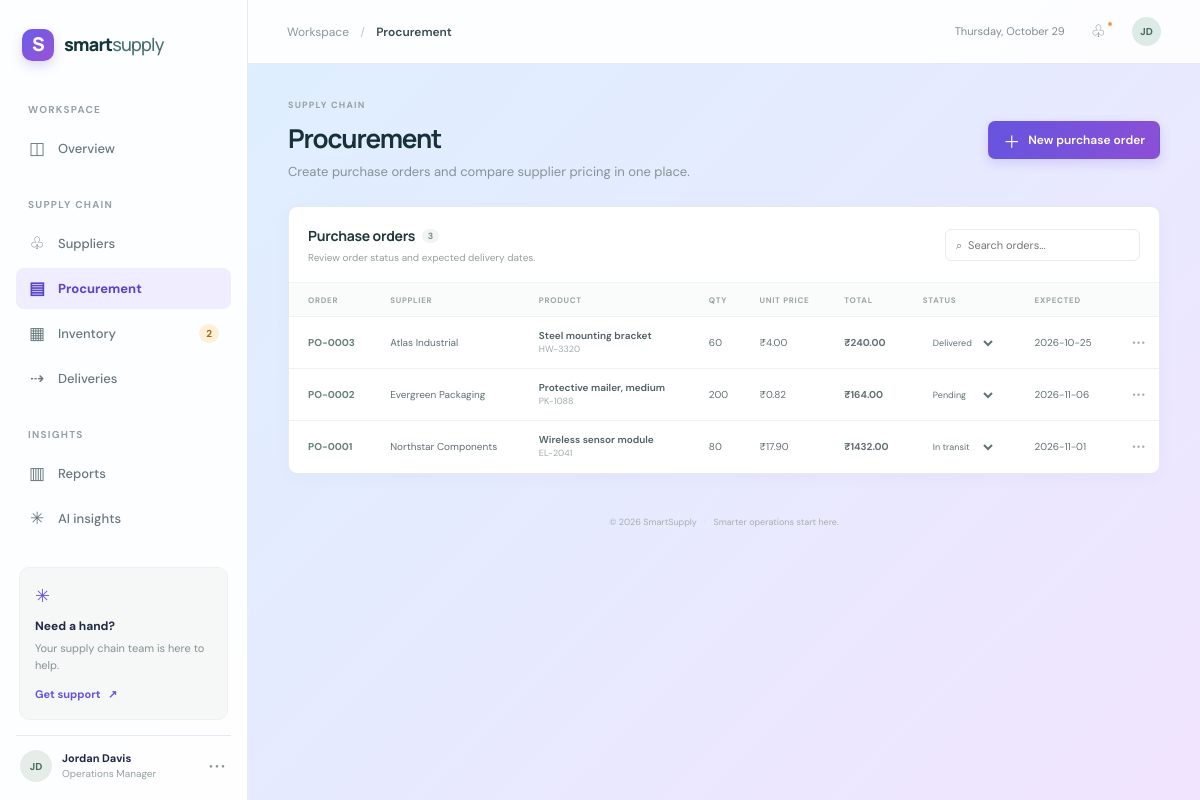
The page /procurement on the database its author committed.
### tables this page shows
CREATE TABLE purchase_orders (
            id INTEGER PRIMARY KEY AUTOINCREMENT, supplier_id INTEGER REFERENCES suppliers(id) ON DELETE SET NULL,
            product_id INTEGER REFERENCES products(id) ON DELETE SET NULL,
            quantity INTEGER NOT NULL, unit_price REAL NOT NULL, status TEXT NOT NULL DEFAULT 'Pending',
            order_date TEXT NOT NULL, expected_date TEXT NOT NULL
        );

CREATE TABLE suppliers (
            id INTEGER PRIMARY KEY AUTOINCREMENT, name TEXT NOT NULL,
            contact TEXT NOT NULL DEFAULT '', email TEXT NOT NULL DEFAULT '',
            category TEXT NOT NULL DEFAULT '', status TEXT NOT NULL DEFAULT 'Active'
        );

CREATE TABLE products (
            id INTEGER PRIMARY KEY AUTOINCREMENT, name TEXT NOT NULL,
            sku TEXT NOT NULL UNIQUE, category TEXT NOT NULL DEFAULT '',
            supplier_id INTEGER REFERENCES suppliers(id) ON DELETE SET NULL,
            stock INTEGER NOT NULL DEFAULT 0, reorder_level INTEGER NOT NULL DEFAULT 10,
            unit_price REAL NOT NULL DEFAULT 0
        );

### app.py (the view, shortened to what this page needs)
@app.route("/procurement", methods=["GET", "POST"])
def procurement():
    db = get_db()
    orders = db.execute("SELECT po.*,s.name supplier,p.name product,p.sku FROM purchase_orders po LEFT JOIN suppliers s ON s.id=po.supplier_id LEFT JOIN products p ON p.id=po.product_id ORDER BY po.id DESC").fetchall()
    suppliers = db.execute("SELECT id,name FROM suppliers WHERE status='Active' ORDER BY name").fetchall()
    products = db.execute("SELECT id,name,sku,unit_price,supplier_id FROM products ORDER BY name").fetchall()
    return render_template("procurement.html", orders=orders, suppliers=suppliers, products=products)

### app.py (called while the page is built)
def get_db():
    if "db" not in g:
        g.db = sqlite3.connect(DATABASE)
        g.db.row_factory = sqlite3.Row
        g.db.execute("PRAGMA foreign_keys = ON")
    return g.db

def configured_openai_key():
    key = os.getenv("OPENAI_API_KEY", "").strip()
    return key if key and key != "your_openai_api_key_here" else ""

@app.context_processor
def inject_counts():
    db = get_db()
    low = db.execute("SELECT COUNT(*) FROM products WHERE stock <= reorder_level").fetchone()[0]
    return {"low_stock_count": low, "year": date.today().year, "now_label": datetime.now().strftime("%A, %B %-d") if os.name != "nt" else datetime.now().strftime("%A, %B %#d"), "ai_enabled": bool(configured_openai_key())}

### templates/procurement.html (shortened to what this page needs)
{% extends 'base.html' %}{% block title %}Procurement{% endblock %}{% block crumb %}Procurement{% endblock %}{% block content %}
<section class="page-heading"><div><div class="eyebrow">SUPPLY CHAIN</div><h1>Procurement</h1><p>Create purchase orders and compare supplier pricing in one place.</p></div><button class="button button-primary" data-modal="order-modal"><span>＋</span> New purchase order</button></section>
<section class="panel data-panel"><div class="panel-heading"><div><h2>Purchase orders <span class="count-pill">{{ orders|length }}</span></h2><p>Review order status and expected delivery dates.</p></div><input class="search-input" data-table-search placeholder="⌕  Search orders..." aria-label="Search purchase orders"></div><div class="table-wrap"><table data-search-table><thead><tr><th>ORDER</th><th>SUPPLIER</th><th>PRODUCT</th><th>QTY</th><th>UNIT PRICE</th><th>TOTAL</th><th>STATUS</th><th>EXPECTED</th><th></th></tr></thead><tbody>{% for o in orders %}<tr><td class="order-id">PO-{{ '%04d'|format(o.id) }}</td><td>{{ o.supplier or '—' }}</td><td><div class="product-cell">{{ o.product or 'Product removed' }}<small>{{ o.sku or '' }}</small></div></td><td>{{ o.quantity }}</td><td>&#8377;{{ '%.2f'|format(o.unit_price) }}</td><td><strong>&#8377;{{ '%.2f'|format(o.quantity*o.unit_price) }}</strong></td><td><form class="inline-status" method="post" action="{{ url_for('update_order_status',order_id=o.id) }}"><select name="status" aria-label="Order status" onchange="this.form.submit()"><option {% if o.status=='Pending' %}selected{% endif %}>Pending</option><option {% if o.status=='In transit' %}selected{% endif %}>In transit</option><option {% if o.status=='Delivered' %}selected{% endif %}>Delivered</option><option {% if o.status=='Cancelled' %}selected{% endif %}>Cancelled</option></select></form></td><td>{{ o.expected_date }}</td><td class="row-more">•••</td></tr>{% else %}<tr><td colspan="9" class="empty">No purchase orders yet. Create one to begin procurement tracking.</td></tr>{% endfor %}</tbody></table></div></section>
{% endblock %}

### static/style.css (style rules this page uses)
:root { --ink:#172c33;--muted:#77868a;--line:#e9eeee;--canvas:#f7f9f8;--teal:#087f72;--teal-dark:#066d63;--mint:#e7f4f0;--sans:'DM Sans',sans-serif;--display:'Manrope',sans-serif }
* { box-sizing:border-box }
body { margin:0;background:var(--canvas);color:var(--ink);font-family:var(--sans);font-size:14px;line-height:1.5 }
.workspace-label,.nav-section,.eyebrow { font-size:10px;letter-spacing:1.25px;font-weight:700;color:#95a2a3 }
.page-heading { display:flex;justify-content:space-between;align-items:center;margin-bottom:25px }
.page-heading h1 { font-family:var(--display);font-size:26px;letter-spacing:-1.1px;margin:6px 0 4px;font-weight:700;color:#173137 }
.page-heading p { color:#869295;margin:0;font-size:13px }
.eyebrow { font-size:9px;letter-spacing:1.2px }
.button { height:38px;border-radius:7px;padding:0 14px;display:inline-flex;align-items:center;justify-content:center;gap:8px;font-family:var(--sans);font-size:12px;font-weight:600;text-decoration:none;cursor:pointer;border:1px solid transparent;transition:.16s }
.button-primary { background:var(--teal);color:white;box-shadow:0 2px 4px #0c796519 }
.button-primary>span { font-size:17px;font-weight:400 }
.panel { background:#fff;border:1px solid var(--line);border-radius:9px;box-shadow:0 2px 5px #203a350d;min-width:0 }
.panel-heading { padding:18px 19px 14px;display:flex;justify-content:space-between;align-items:center;gap:14px }
.panel-heading h2 { font-family:var(--display);font-size:14px;letter-spacing:-.25px;margin:0 0 4px;color:#21373c }
.panel-heading p { font-size:10px;color:#939fa0;margin:0 }
.table-wrap { width:100%;overflow-x:auto }
table { width:100%;border-collapse:collapse;white-space:nowrap }
thead { background:#fafbfb }
th { height:34px;text-align:left;padding:0 13px;color:#9aa5a5;font-size:8px;font-weight:700;letter-spacing:.7px;border-top:1px solid #f0f3f2;border-bottom:1px solid #eef1f0 }
th:first-child,td:first-child { padding-left:19px }
td { height:52px;border-bottom:1px solid #f0f2f1;padding:7px 13px;color:#607074;font-size:10px }
tbody tr:last-child td { border-bottom:0 }
.order-id { color:#668079;font-weight:700;font-size:10px }
.product-cell { display:flex;flex-direction:column;color:#4c6063;font-size:10px;font-weight:600;line-height:1.4 }
.product-cell small { font-weight:400;color:#a0aaaa;font-size:9px }
.row-more { color:#a2adac;letter-spacing:1px;text-align:right;text-decoration:none }
.data-panel { margin-bottom:20px }
.data-panel .panel-heading { padding-bottom:17px }
.count-pill { display:inline-block;vertical-align:2px;margin-left:4px;padding:1px 6px;background:#f0f4f2;border-radius:8px;font:600 9px var(--sans);color:#72837f }
.search-input { height:32px;min-width:195px;border:1px solid #e6ecea;border-radius:6px;background:#fff;padding:0 10px;font:11px var(--sans);color:#405558;outline:none }
input,select { font-family:var(--sans) }
.inline-status select { border:1px solid transparent;background:transparent;color:#617276;border-radius:5px;padding:4px 5px;font-size:9px;cursor:pointer }
:root { --ink:#202846;--muted:#717b99;--line:#e7e8f4;--canvas:#f3f5ff;--teal:#6554df;--teal-dark:#4e3ac5;--mint:#efedff }
body { background:radial-gradient(ellipse at 86% 8%,#f1eaff 0,transparent 31%),radial-gradient(ellipse at 8% 72%,#e7f5ff 0,transparent 34%),linear-gradient(135deg,#f8f8ff 0%,#f1f5ff 53%,#faf4ff 100%) }
.button-primary { background:linear-gradient(115deg,#6554df,#8d4fd5);box-shadow:0 4px 12px #7051d533 }
.metric-card,.panel { border-color:#e8e8f3;box-shadow:0 4px 15px #44508b0a }
body { background:linear-gradient(135deg,#deefff 0%,#e7eaff 52%,#f1e4ff 100%) }

### rows shown on the page
purchase_orders: id "0003", name "Atlas Industrial", name "Steel mounting bracket", sku "HW-3320", quantity "60", unit_price "4.00", o.quantity*o.unit_price "240.00", status "Delivered", expected_date "2026-10-25"
purchase_orders: id "0002", name "Evergreen Packaging", name "Protective mailer, medium", sku "PK-1088", quantity "200", unit_price "0.82", o.quantity*o.unit_price "164.00", status "Pending", expected_date "2026-11-06"
purchase_orders: id "0001", name "Northstar Components", name "Wireless sensor module", sku "EL-2041", quantity "80", unit_price "17.90", o.quantity*o.unit_price "1432.00", status "In transit", expected_date "2026-11-01"

### other values the page prints
{{ low_stock_count }} "2"
{{ orders|length }} "3"
